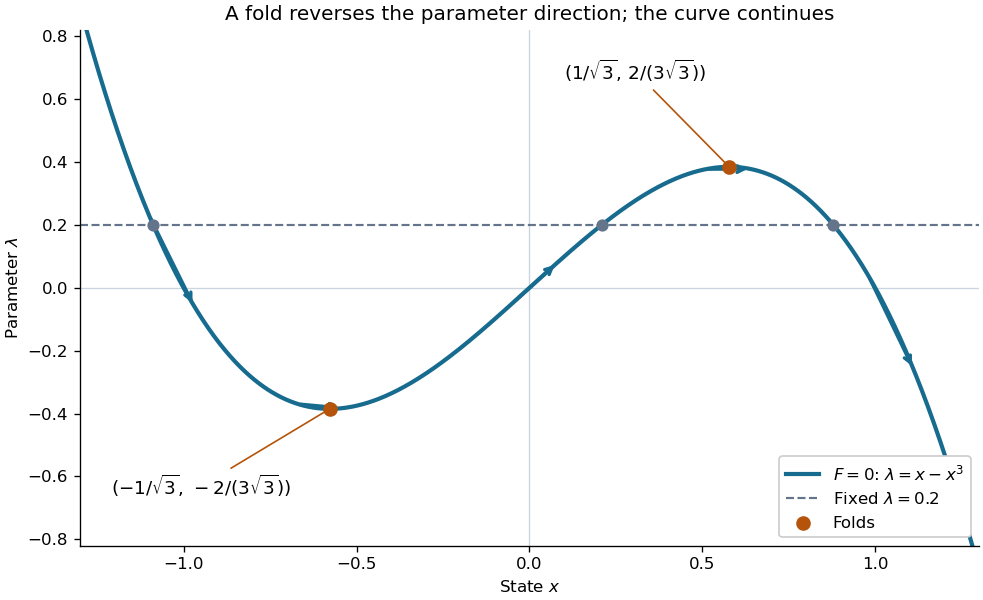

Recreate this plot in Python.
"""Draw the solution set of x**3 - x + parameter = 0 and its folds.

Original mathematical illustration, not measured data or a benchmark.
Run from the output directory; dependency versions are in pyproject.toml.
"""

from pathlib import Path

import matplotlib.pyplot as plt
import numpy as np


def main():
    x = np.linspace(-1.3, 1.3, 1001)
    lam = x - x**3
    fold_x = np.array([-1.0, 1.0]) / np.sqrt(3)
    fold_lam = 2 * fold_x / 3
    roots = np.sort(np.roots([1.0, 0.0, -1.0, 0.2]).real)
    assert np.max(np.abs(roots**3 - roots + 0.2)) < 1e-14
    assert np.max(np.abs(fold_x**3 - fold_x + fold_lam)) < 1e-14
    assert np.max(np.abs(3 * fold_x**2 - 1)) < 1e-14

    fig, ax = plt.subplots(figsize=(8.2, 5.0), dpi=120, layout="constrained")
    fig.set_facecolor("white")
    ax.set_facecolor("white")
    ax.axhline(0, color="#cbd5e1", lw=0.8)
    ax.axvline(0, color="#cbd5e1", lw=0.8)
    ax.plot(x, lam, color="#176b8e", lw=2.5, label=r"$F=0$: $\lambda=x-x^3$")
    ax.axhline(0.2, color="#64748b", ls="--", lw=1.3, label=r"Fixed $\lambda=0.2$")
    ax.scatter(roots, np.full(3, 0.2), color="#64748b", s=40, zorder=4)
    ax.scatter(fold_x, fold_lam, color="#b45309", s=60, zorder=5, label="Folds")
    for left in (-1.10, -0.67, -0.05, 0.51, 0.98):
        right = left + 0.13
        ax.annotate("", xy=(right, right - right**3), xytext=(left, left - left**3),
                    arrowprops={"arrowstyle": "->", "color": "#176b8e", "lw": 2})
    ax.annotate(r"$(-1/\sqrt{3},\,-2/(3\sqrt{3}))$", xy=(fold_x[0], fold_lam[0]),
                xytext=(-1.21, -0.66), fontsize=11,
                arrowprops={"arrowstyle": "-", "color": "#b45309"})
    ax.annotate(r"$(1/\sqrt{3},\,2/(3\sqrt{3}))$", xy=(fold_x[1], fold_lam[1]),
                xytext=(0.10, 0.66), fontsize=11,
                arrowprops={"arrowstyle": "-", "color": "#b45309"})
    ax.set(xlabel=r"State $x$", ylabel=r"Parameter $\lambda$",
           xlim=(-1.3, 1.3), ylim=(-0.82, 0.82),
           title="A fold reverses the parameter direction; the curve continues")
    ax.legend(loc="lower right", fontsize=10, framealpha=1)
    ax.spines[["top", "right"]].set_visible(False)
    fig.savefig(Path(__file__).stem + ".png", facecolor="white", transparent=False)
    plt.close(fig)


if __name__ == "__main__":
    main()
